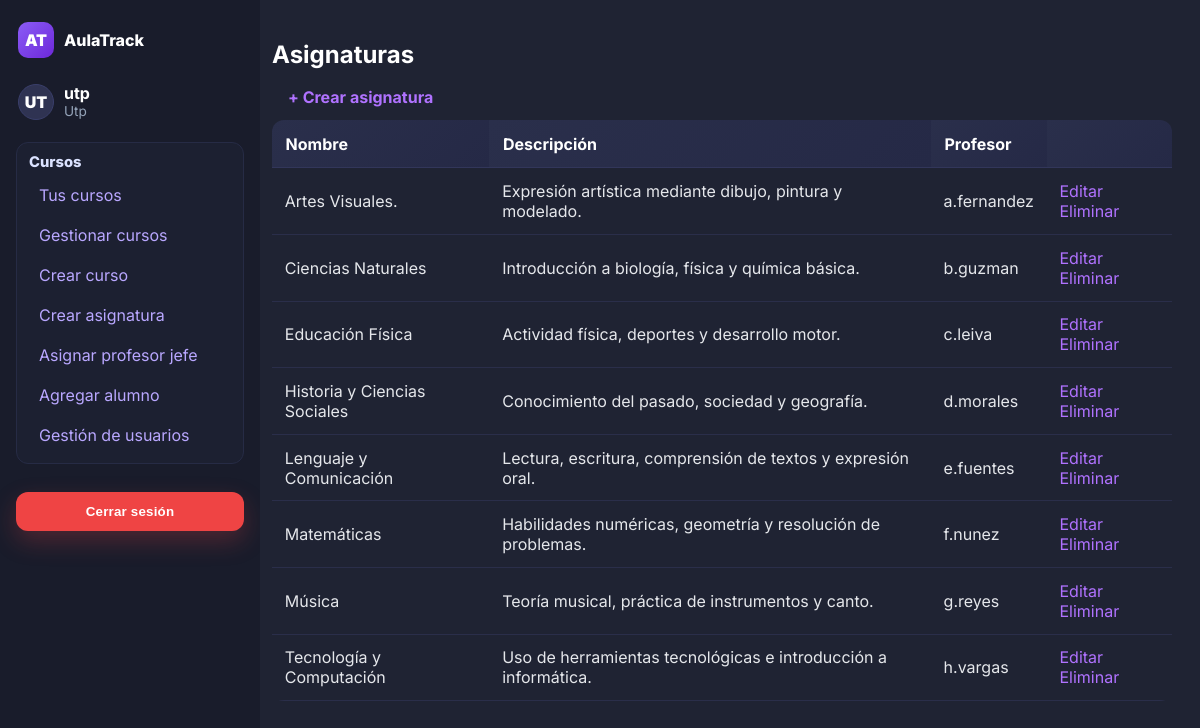
Page /asignaturas/ (signed in) on the committed database.
### usuarios/models.py (models this page shows, shortened)
class Usuario(AbstractUser):
    nombres = models.CharField(max_length=100)
    apellidos = models.CharField(max_length=100)
    rut = models.CharField(max_length=12, unique=True, validators=[rut_validator])
    ROLE_DOCENTE = 'docente'
    ROLE_UTP = 'utp'
    ROLE_INSPECTOR = 'inspector'
    ROLE_CHOICES = [
        (ROLE_DOCENTE, 'Docente'),
        (ROLE_UTP, 'UTP'),
        (ROLE_INSPECTOR, 'Inspector'),
    ]
    role = models.CharField(max_length=20, choices=ROLE_CHOICES)

class Asignatura(models.Model):
    nombre = models.CharField(max_length=30)
    descripcion = models.TextField()
    profesor = models.ForeignKey(Usuario, on_delete=models.CASCADE, null=True, blank=True)

### usuarios/views.py (the view)
# urls.py: path('asignaturas/', asignatura_list, name='asignatura_list'),
@user_passes_test(es_utp)
def asignatura_list(request):
    asignaturas = Asignatura.objects.select_related("profesor").order_by("nombre")
    return render(request, "asignatura_list.html", {"asignaturas": asignaturas})

### usuarios/views.py (called while the page is built)
def es_utp(user):
    return hasattr(user, 'role') and user.role == 'utp'

### usuarios/templates/asignatura_list.html (shortened to what this page needs)
{% extends 'base.html' %}
{% block content %}
<h1>Asignaturas</h1>
<p><a class="btn" href="{% url 'asignatura_crear' %}">+ Crear asignatura</a></p>
<table class="table">
  <thead><tr><th>Nombre</th><th>Descripción</th><th>Profesor</th><th></th></tr></thead>
  <tbody>
  {% for a in asignaturas %}
    <tr>
      <td>{{ a.nombre }}</td>
      <td>{{ a.descripcion|default:"—" }}</td>
      <td>{% if a.profesor %}{{ a.profesor.get_full_name|default:a.profesor.username }}{% else %}—{% endif %}</td>
      <td class="cell-actions">
        <a class="link" href="{% url 'asignatura_editar' a.id %}">Editar</a>
        <a class="link" href="{% url 'asignatura_eliminar' a.id %}">Eliminar</a>
      </td>
    </tr>
  {% empty %}
    <tr><td colspan="4">No hay asignaturas.</td></tr>
  {% endfor %}
  </tbody>
</table>
{% endblock %}

### usuarios/templates/base.html (shortened to what this page needs)
{% load static %}
<!DOCTYPE html>
<html lang="es">
<head>
    <link rel="stylesheet" href="{% static 'css/base.css' %}">
</head>
<body>
<main class="app">
    <aside class="sidebar" aria-label="Barra lateral">
        <div class="sidebar-top">
            <div class="brand">
                <div class="logo" aria-hidden="true">AT</div>
                <div class="name">AulaTrack</div>
            </div>
            {% if user.is_authenticated %}
            <div class="profile" aria-label="Perfil usuario">
                <div class="avatar" aria-hidden="true">
                    {{ user.username|slice:":2"|upper }}
                </div>
                <div>
                    <div class="docente">{{ user.username }}</div>
                    <div class="rol">{{ user.role|title|default:"Sin rol" }}</div>
                </div>
            </div>
            <nav aria-label="Menú principal" class="menu">
                <div class="nav-section">
                    <h4>Cursos</h4>
                    <ul>
                        <li><a href="{% url 'usuarios:home_page' %}">Tus cursos</a></li>
                        {% if user.role == "utp" %}
                            <li><a href="{% url 'usuarios:cursos_lista' %}">Gestionar cursos</a></li>
                            <li><a href="{% url 'usuarios:crear_curso' %}">Crear curso</a></li>
                            <li><a href="{% url 'usuarios:crear_asignatura' %}">Crear asignatura</a></li>
                            <li><a href="{% url 'usuarios:asignar_profesor_jefe' %}">Asignar profesor jefe</a></li>
                            <li><a href="{% url 'usuarios:agregar_alumno' %}">Agregar alumno</a></li>
                            <li><a href="{% url 'usuarios:gestion_usuario' %}">Gestión de usuarios</a></li>
                        {% elif user.role == "docente" %}
                            <li><a href="{% url 'usuarios:home_page' %}">Mis cursos</a></li>
                        {% elif user.role == "alumno" %}
                            <li><a href="{% url 'usuarios:home_page' %}">Mi inicio</a></li>
                        {% endif %}
                    </ul>
                </div>
            </nav>
            <div class="logout">
                <form method="post" action="{% url 'usuarios:logout' %}">
                    <button type="submit" class="logout-btn">Cerrar sesión</button>
                </form>
            </div>
            {% endif %}
        </div>
    </aside>
    <section class="main">
        <div class="content">
            {% block content %}{% endblock %}
        </div>
    </section>
</main>
</body>
</html>

### usuarios/static/css/base.css (style rules this page uses)
:root { --brand-300:#c084fc; --brand-400:#b072ff; --brand-500:#a855f7; --brand-600:#8b5cf6; --brand-700:#7c3aed; --brand-800:#6d28d9; --bg-900:#141725; --bg-800:#191c2b; --bg-700:#1f2333; --panel:#23273a; --panel-2:#2b3050; --txt-100:#f3f4f6; --txt-200:#e5e7eb; --txt-400:#cbd5e1; --txt-600:#94a3b8; --success:#22c55e; --warning:#f59e0b; --danger:#ef4444; --ring: rgba(168,85,247,.45); --shadow: 0 10px 30px rgba(0,0,0,.35); --radius: 14px; }
* { box-sizing:border-box }
html,body { height:100% }
body { margin:0; font-family: Inter, system-ui, -apple-system, Segoe UI, Roboto, Helvetica, Arial, sans-serif; color:var(--txt-200); background: var(--bg-900); }
a { color:var(--brand-400);text-decoration:none }
h1,h2,h3 { margin:0 0 .5rem;color:#fff }
p { margin:.25rem 0;color:var(--txt-400) }
.app { display:grid; grid-template-columns:260px 1fr; min-height:100vh; }
.main { background:var(--bg-700); padding:24px 28px 28px 12px; }
.content { max-width:none;width:100%;margin:0 }
.sidebar { background:var(--bg-800); color:var(--txt-200); width:260px; height:100vh; display:flex; flex-direction:column; padding:18px 16px; }
.sidebar-top { display:flex; flex-direction:column; gap:16px; flex:1; }
.brand { display:flex;align-items:center;gap:10px; font-weight:800;color:#fff;margin:4px 2px 4px; }
.brand .logo { width:36px;height:36px;display:grid;place-items:center;border-radius:10px; background:linear-gradient(135deg,var(--brand-600),var(--brand-800)); color:#fff;font-weight:900; }
.profile { display:flex;gap:10px;align-items:center; margin:6px 2px 2px; }
.profile .avatar { width:36px;height:36px;border-radius:999px;display:grid;place-items:center; background:#2f3352;color:#fff;font-weight:900;border:1px solid #3a3f6b; }
.profile .docente { color:#fff;font-weight:700;line-height:1.1 }
.profile .rol { color:var(--txt-600);font-size:.85rem }
.menu { margin-top:4px }
.nav-section { background:#1c2031; border:1px solid #262b45; border-radius:12px; padding:10px 12px; }
.nav-section h4 { margin:0 0 6px; color:#dbe2ff; font-weight:800; font-size:.92rem; }
.nav-section ul { list-style:none; margin:0; padding:0; display:grid; gap:4px; }
.nav-section a { display:block; padding:8px 10px; border-radius:10px; color:#b9a7ff; }
.logout { margin-top:12px; }
.sidebar .logout-btn { width:100%; padding:.75rem 1rem; border:0; border-radius:12px; background: var(--danger); color:#fff; font-weight:800; letter-spacing:.2px; cursor:pointer; transition: background .2s ease, transform .05s ease, box-shadow .2s ease; box-shadow:0 10px 24px rgba(239,68,68,.25); }
.topCta,.cta,.btn { display:inline-flex;align-items:center;justify-content:center; gap:.5rem;padding:.6rem 1rem;border-radius:999px;border:0;cursor:pointer;font-weight:700; transition:transform .05s ease, box-shadow .2s ease, background .2s ease; }
table { width:100%;border-collapse:collapse;border-radius:12px;overflow:hidden;background:transparent }
thead th { background:linear-gradient(135deg, #2a2f4b, #252946); color:#fff;text-align:left;padding:.85rem;border-bottom:1px solid #32365a;font-weight:700 }
tbody td { padding:.8rem;border-bottom:1px solid #2a2e4a;color:var(--txt-200) }

### rows in the picture
Usuario: username "UT", username "utp", role "Utp"
Asignatura: nombre "Artes Visuales.", descripcion "Expresión artística mediante dibujo, pintura y modelado.", profesor.get_full_name "a.fernandez"
Asignatura: nombre "Ciencias Naturales", descripcion "Introducción a biología, física y química básica.", profesor.get_full_name "b.guzman"
Asignatura: nombre "Educación Física", descripcion "Actividad física, deportes y desarrollo motor.", profesor.get_full_name "c.leiva"
Asignatura: nombre "Historia y Ciencias Sociales", descripcion "Conocimiento del pasado, sociedad y geografía.", profesor.get_full_name "d.morales"
Asignatura: nombre "Lenguaje y Comunicación", descripcion "Lectura, escritura, comprensión de textos y expresión oral.", profesor.get_full_name "e.fuentes"
Asignatura: nombre "Matemáticas", descripcion "Habilidades numéricas, geometría y resolución de problemas.", profesor.get_full_name "f.nunez"
Asignatura: nombre "Música", descripcion "Teoría musical, práctica de instrumentos y canto.", profesor.get_full_name "g.reyes"
Asignatura: nombre "Tecnología y Computación", descripcion "Uso de herramientas tecnológicas e introducción a informática.", profesor.get_full_name "h.vargas"
